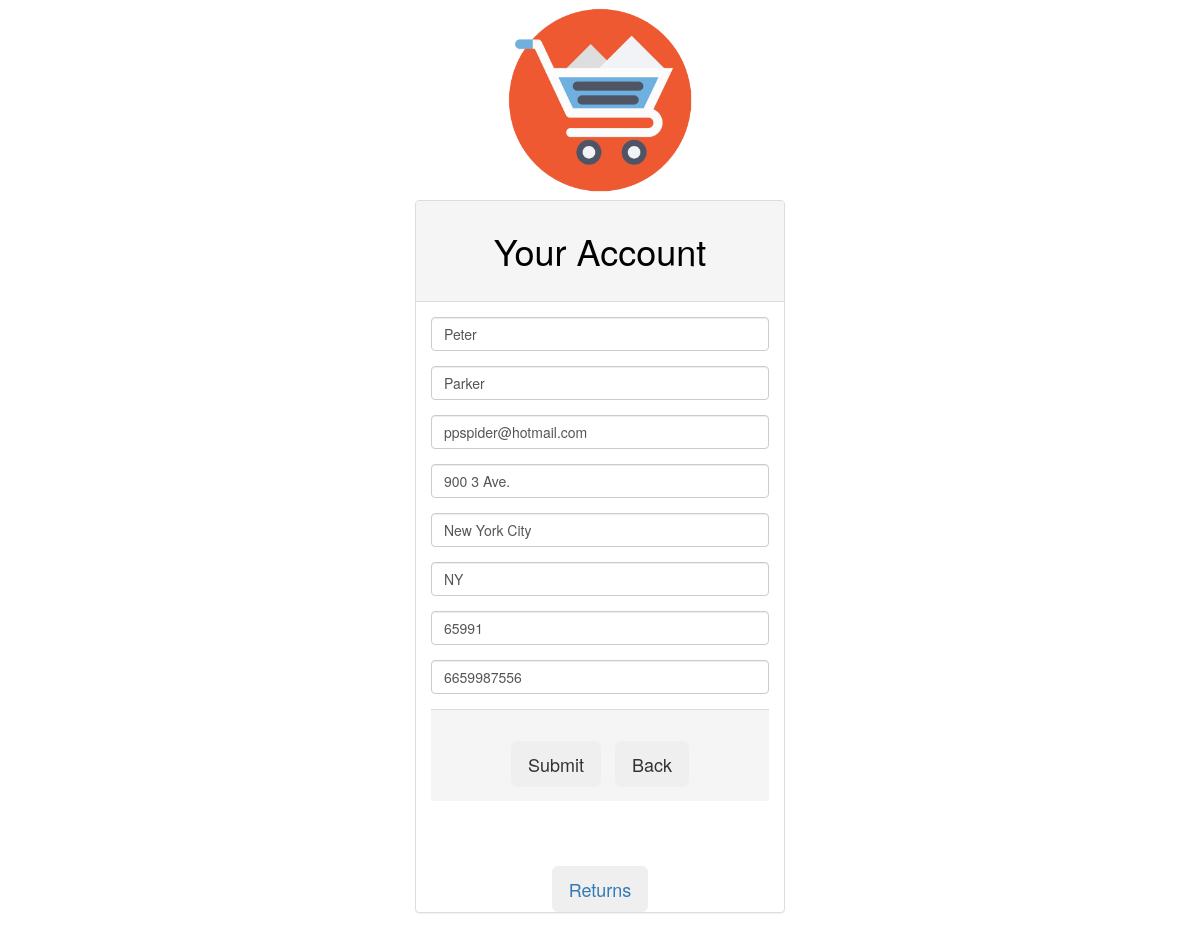
The page /account.php (signed in) on the database its author committed.
### tables this page shows
CREATE TABLE IF NOT EXISTS `account` (
  `username` varchar(30) NOT NULL,
  `password` varchar(32) NOT NULL,
  `role` varchar(20) NOT NULL,
  `customer_id` int(100) NOT NULL,
  PRIMARY KEY (`username`),
  KEY `customer_id` (`customer_id`)
);

CREATE TABLE IF NOT EXISTS `customer` (
  `customer_id` int(100) NOT NULL AUTO_INCREMENT,
  `campaign_id` int(20) NOT NULL,
  `firstname` varchar(100) NOT NULL,
  `lastname` varchar(100) NOT NULL,
  `email` varchar(30) NOT NULL,
  `street` varchar(100) NOT NULL,
  `city` varchar(100) NOT NULL,
  `state` varchar(2) NOT NULL,
  `zipcode` varchar(8) NOT NULL,
  `phone` bigint(15) NOT NULL,
  PRIMARY KEY (`customer_id`),
  KEY `campaign_id` (`campaign_id`)
);

### account.php (the view, shortened to what this page needs)
<?php
require_once  'php_files/dblogin.php';
$conn = new mysqli($hn, $un, $pw, $db);
$username = $_SESSION['username'];
$query = "SELECT * FROM customer JOIN account ON customer.customer_id = account.customer_id WHERE account.username = '$username'";
$result = $conn->query($query);
$row = $result->fetch_array(MYSQLI_ASSOC);
?>
<html>
	<head>
		<link rel="stylesheet" href="https://maxcdn.bootstrapcdn.com/bootstrap/3.3.7/css/bootstrap.min.css">
		<link rel="stylesheet" href="stylesheet.css">
	</head>
	<body >
		<img  height='200' width='200' src = 'images/logo.png'></img>
		<div class="container-fluid">
			<div class="row">
				<div class="col-sm-4 col-xs-12">
				</div>
				<div class="col-sm-4 col-xs-12">
					<div class="panel panel-default text-center">
						<div class="panel-heading">
						  <h1>Your Account</h1>
						</div>
						<form class="panel-body" action="php_files/account_update.php" method='post'>
								<div class = "form-group">
									<input class="form-control" id="firstname" name="firstname" value="<?php print $row['firstname']?>" type="text">
								</div>
								<div class = "form-group">
									<input class="form-control" id="lastname" name="lastname" value="<?php print $row['lastname']?>" type="text">
								</div>
								<div class = "form-group">
									<input class="form-control" id="email" name="email" value="<?php print $row['email']?>" type="text">
								</div>
								<div class = "form-group">
									<input class="form-control" id="street" name="street" value="<?php print $row['street']?>" type="text">
								</div>
								<div class = "form-group">
									<input class="form-control" id="city" name="city" value="<?php print $row['city']?>" type="text">
								</div>
								<div class = "form-group">
									<input class="form-control" maxlength="2" id="state" name="state" value="<?php print $row['state']?>" type="text">
								</div>
								<div class = "form-group">
									<input class="form-control" id="zipcode" name="zipcode" value="<?php print $row['zipcode']?>" type="text">
								</div>
								<div class = "form-group">
									<input class="form-control" id="phone" name="phone" value="<?php print $row['phone']?>" type="number">
								</div>
							<div class="panel-footer">
								<button class="btn btn-lg" type="submit" name="btnsubmit">Submit</button>
								<form action="account_update.php"><button class="btn btn-lg" type="submit" name="btnback">Back</button></form>
							</div>
						</form>
						<a href = 'return.php'><button class="btn btn-lg"  name="btnreturn">Returns</button></a>
					</div>
				</div>
			</div>
		</div>
	</body>
</html>

### stylesheet.css (style rules this page uses)
body { background-color: white; font-size:50px; }
h1 { color: black; text-align: center; }
img { display: block; margin-left: auto; margin-right: auto; }

### rows shown on the page
account: firstname "Peter", lastname "Parker", email "ppspider@hotmail.com", street "900 3 Ave.", city "New York City", state "NY", zipcode "65991", phone "6659987556"
